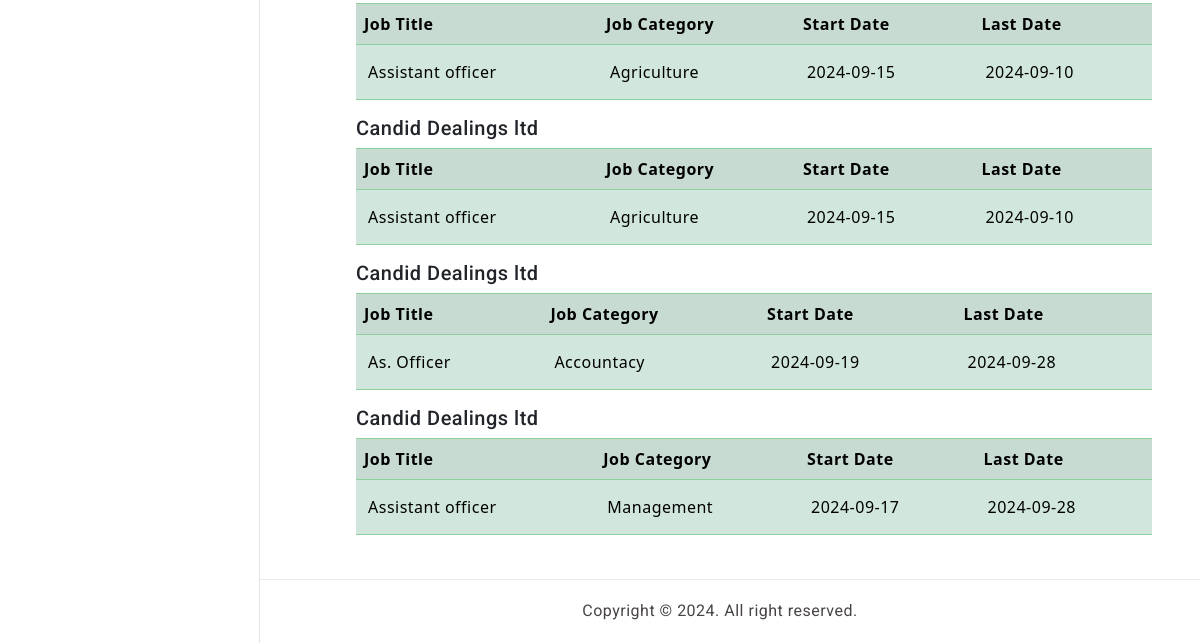
The app's page /admin/report.php?company_name=2 (signed in, lower part), older data.
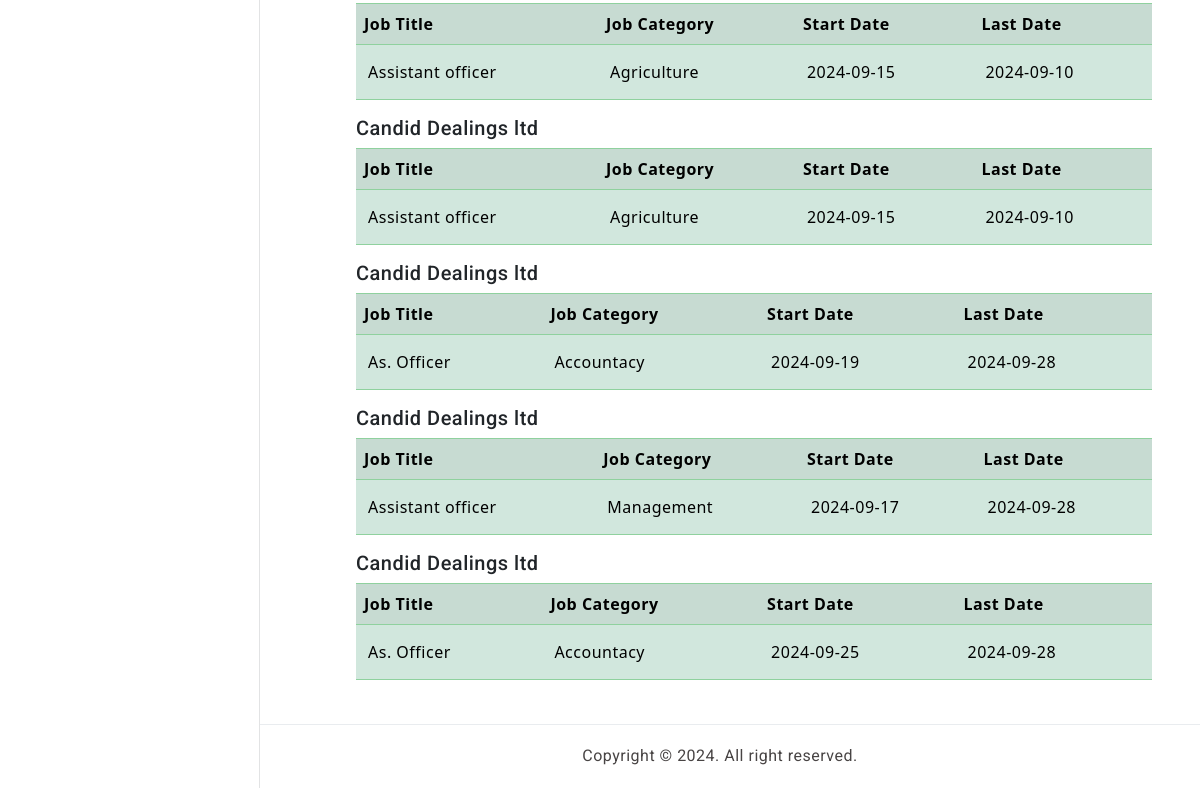
The same page, newer data.
### tables this page shows
CREATE TABLE `vacancy` (
  `id` int(11) NOT NULL,
  `job_title` varchar(50) NOT NULL,
  `salary` varchar(30) NOT NULL,
  `company_name` varchar(30) NOT NULL,
  `address` varchar(30) NOT NULL,
  `category` varchar(30) NOT NULL,
  `start_date` date NOT NULL DEFAULT current_timestamp(),
  `last_date` date NOT NULL DEFAULT current_timestamp(),
  `email` varchar(30) NOT NULL,
  `website` varchar(30) NOT NULL,
  `job_type` varchar(20) NOT NULL,
  `company_id` int(11) NOT NULL,
  `vacancy_count` int(11) NOT NULL,
  `catagory_id` int(11) NOT NULL,
  `category_count` int(11) NOT NULL,
  `description` varchar(300) NOT NULL
);

### admin/report.php (the view, shortened to what this page needs)
<?php
	require('connection.php');
	$user_first_name = $_SESSION['user_first_name'];
	$user_last_name = $_SESSION['user_last_name'];
	if (!empty($user_first_name) && !empty($user_last_name)) {
		$sql3 = "SELECT id,name FROM company ORDER BY name ASC";
		$query3 = $conn->query($sql3);
		$data_list = array();
		while ($data3 = mysqli_fetch_assoc($query3)) {
			$company_id 	= $data3['id'];
			$company_name = $data3['name'];
			$data_list[$company_id] = $company_name;
		}
	?>
<!doctype html>
<html lang="en">
<head>
  <link href="assets/css/pace.min.css" rel="stylesheet" />
  <link href="assets/plugins/simplebar/css/simplebar.css" rel="stylesheet" />
  <link href="assets/plugins/perfect-scrollbar/css/perfect-scrollbar.css" rel="stylesheet" />
  <link href="assets/plugins/metismenu/css/metisMenu.min.css" rel="stylesheet" />
  <link href="assets/css/bootstrap.min.css" rel="stylesheet">
  <link href="assets/css/bootstrap-extended.css" rel="stylesheet">
  <link href="assets/css/style.css" rel="stylesheet">
  <link href="assets/css/icons.css" rel="stylesheet">
  <link href="assets/css/dark-theme.css" rel="stylesheet" />
  <link href="assets/css/semi-dark.css" rel="stylesheet" />
  <link href="assets/css/header-colors.css" rel="stylesheet" />
  <link href="plugins/bootstrap-datepicker/css/bootstrap-datepicker.min.css" rel="stylesheet">
<link href="plugins/datatables/dataTables.bootstrap4.min.css" rel="stylesheet" type="text/css" />
<link href="plugins/datatables/buttons.bootstrap4.min.css" rel="stylesheet" type="text/css" />
<link href="plugins/datatables/responsive.bootstrap4.min.css" rel="stylesheet" type="text/css" />
<link href="ass/css/bootstrap.min.css" rel="stylesheet" type="text/css">
<link href="ass/css/metismenu.min.css" rel="stylesheet" type="text/css">
<link href="ass/css/icons.css" rel="stylesheet" type="text/css">
<link href="ass/css/style.css" rel="stylesheet" type="text/css">
  <link href="https://cdn.jsdelivr.net/npm/bootstrap@5.0.2/dist/css/bootstrap.min.css" rel="stylesheet">
		<link rel="stylesheet" href="https://pro.fontawesome.com/releases/v5.10.0/css/all.css"/>
</head>
<body>
	<div class="wrapper">
<?php require_once "include/leftbar.php" ?>
<div class="page-content-wrapper">
  <div class="page-content">
	<div class="container-fluid">
					<div class="container p-4 m-4">
   							<br><br><br>
   							<?php
								if (isset($_GET['company_name'])) {
									$company_name = $_GET['company_name'];
									$sql1 = "SELECT * FROM vacancy WHERE company_id = $company_name";
									$query1 = $conn->query($sql1);
									while ($data1 = mysqli_fetch_array($query1)) {
										$company_name = $data1['company_id'];
										$company_title = $data1['job_title'];
										$company_category = $data1['category'];
										$company_entry_date = $data1['start_date'];
										$company_last_date = $data1['last_date'];
										echo "<h5>$data_list[$company_name]</h5>";
										echo "<table class='table table-success table-striped table-hover'><tr><th>Job Title</th><th>Job Category</th><th>Start Date</th><th>Last Date</th></tr>";
										echo "<tr><td>$company_title</td><td> $company_category</td><td>$company_entry_date</td><td>$company_last_date</td></tr>";
										echo "</table>";
									}
								}
								?>
							   </div>
</div>
</div>
   						</div>
						</div>
 <?php require_once "include/footer.php" ?>
	</body>
</html>
<?php
}else{
	header('location:login.php');
}
 ?>

Row changes from the older to the newer data that the page shows:
added vacancy: company "Candid Dealings ltd", job_title "As. Officer", category "Accountacy", start_date "2024-09-25", last_date "2024-09-28"
